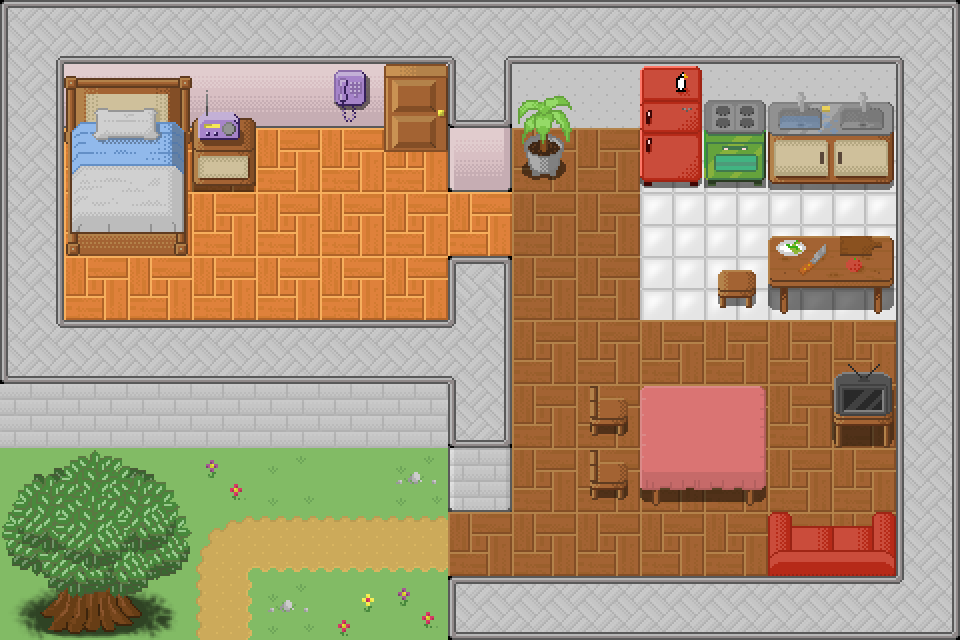

A level layout from a 2D game, rendered from its tile map. Below: a short description, then the map file with tile-grid data replaced by summaries:
An orthogonal 15x10 tile map with 64x64 px tiles, 2 tile layers (floor, furniture) and 26 objects (4x collectable, player).

<map version="1.0" tiledversion="1.1.5" orientation="orthogonal" renderorder="right-down" width="15" height="10" tilewidth="64" tileheight="64" infinite="0" nextobjectid="85">
 <tileset firstgid="1" name="game_0_tileset" tilewidth="64" tileheight="64" tilecount="1710" columns="45">
  <image source="../../img/map/game_0_tileset.png" width="2880" height="2432" />
 </tileset>
 <layer name="floor" width="15" height="10">
  <data>[150 cells, 150 non-empty, 27 distinct tile ids]</data>
 </layer>
 <layer name="furniture" width="15" height="10">
  <data>[150 cells, 53 non-empty, 46 distinct tile ids]</data>
 </layer>
 <objectgroup name="collision">
  <object id="30" x="1" y="0" width="954" height="63" />
  <object id="33" x="184" y="61" width="72" height="93" />
  <object id="34" x="3" y="212" width="59" height="167" />
  <object id="35" x="64" y="322" width="386" height="56" />
  <object id="36" x="452" y="262" width="54" height="183" />
  <object id="40" x="898" y="65" width="57" height="573" />
  <object id="41" x="767" y="510" width="129" height="65" />
  <object id="42" x="450" y="578" width="446" height="60" />
  <object id="49" x="-2" y="64.5" width="180.5" height="143" />
  <object id="52" x="173.5" y="638" width="274" height="2" />
  <object id="57" x="-0.5" y="383" width="5" height="259" />
  <object id="58" x="6.5" y="503.5">
   <polygon points="0,0 64.5,-42 109,-44.5 150,-26.5 172.5,1.5 178.5,23 179,51.5 168.5,68.5 137.5,86 116.5,92.5 80,90.5 54,89.5 33.5,74.5 4.5,58 0,50" />
  </object>
  <object id="59" x="3" y="634" width="170.5" height="6" />
  <object id="60" x="43.5" y="572" width="104.5" height="60.5" />
  <object id="66" x="451" y="65" width="57.5" height="75.5" />
  <object id="67" x="386" y="62" width="57.5" height="65.5" />
  <object id="78" x="640.5" y="65">
   <polygon points="0,0 0.5,69.5 5.5,76 11.5,80.5 17.5,81.5 24.5,81.5 253.5,83 253,-4" />
  </object>
  <object id="80" x="590" y="452">
   <polygon points="0,0 0,9.5 6,20.5 12.5,23 21.5,23.5 37,24 165.5,28 174.5,25 176,20.5 175.696,-59.4194 173.312,-63.4213 168.289,-65.9682 13.5,-67.5 7,-63 1.5,-57 0.5,-49.5" />
  </object>
  <object id="82" x="837" y="377">
   <polygon points="0,0 5,-5 8.5,-8 55,-7 54.5,28 47.5,30.5 45.5,32 7.5,30 3,30 0.5,26 0,25" />
  </object>
  <object id="83" x="566" y="127.5">
   <polygon points="0,0 -4.5,4 -8.5,7.5 -13.5,10 -21.5,10 -44,8.5 -49,3 -55,-1.5 -53.5,-63 2,-64.5" />
  </object>
  <object id="84" x="717.5" y="277.5">
   <polygon points="0,0 1.5,-5 2.5,-6 6,-8.5 50,-7.5 50.5,-34.5 53,-37.5 55.5,-40.5 60.5,-40.5 173,-40 176,9 7.5,8 4,6.5 1.5,4 -0.5,2" />
  </object>
 </objectgroup>
 <objectgroup name="entities">
  <properties>
   <property name="image" value="clothes_sprite_1" />
  </properties>
  <object id="24" name="player" x="190" y="559" width="70" height="80">
   <properties>
    <property name="frameheight" type="int" value="80" />
    <property name="framewidth" type="int" value="70" />
    <property name="image" value="player" />
   </properties>
  </object>
  <object id="68" name="collectable" x="71" y="264.5" width="50" height="50">
   <properties>
    <property name="image" value="clothes_sprite_1" />
   </properties>
  </object>
  <object id="75" name="collectable" x="583" y="99" width="50" height="50">
   <properties>
    <property name="image" value="clothes_sprite_2" />
   </properties>
  </object>
  <object id="76" name="collectable" x="837" y="454.5" width="50" height="50">
   <properties>
    <property name="image" value="clothes_sprite_3" />
   </properties>
  </object>
  <object id="77" name="collectable" x="15.5" y="390" width="50" height="50">
   <properties>
    <property name="image" value="clothes_sprite_0" />
   </properties>
  </object>
 </objectgroup>
</map>
